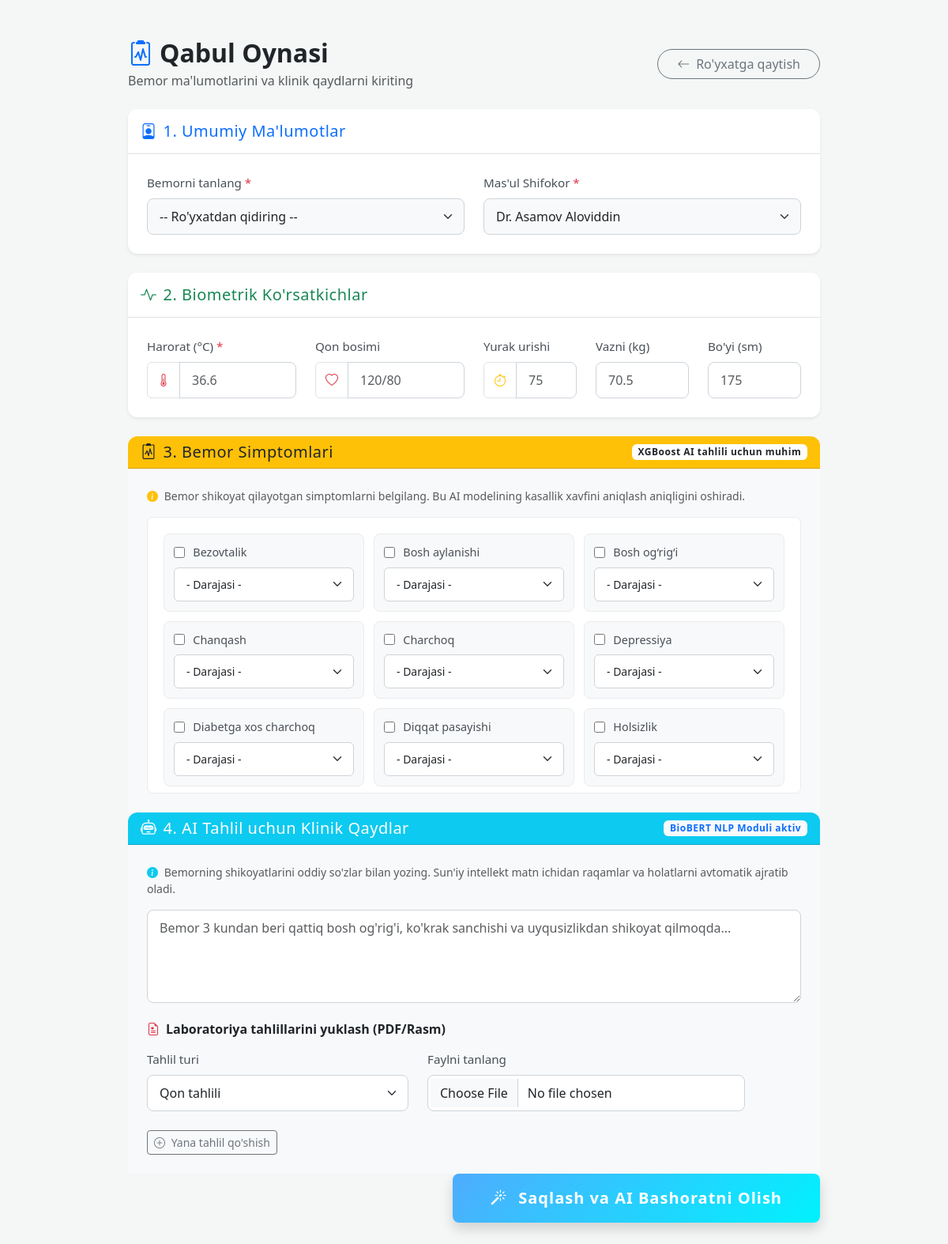
The app's page /api/v1/ehr/web/visits/new/ (signed in) with its own data.
### patients/models.py (models this page shows, shortened)
class Symptom(models.Model):
    name_uz = models.CharField(max_length=100, verbose_name="Simptom nomi (O'zbekcha)")
    code_name = models.CharField(max_length=50, unique=True, verbose_name="Tibbiy kodi (AI uchun)")
    weight_htn = models.DecimalField(max_digits=3, decimal_places=2, default=0.00, verbose_name="HTN (Gipertoniya) vazni")
    weight_dm = models.DecimalField(max_digits=3, decimal_places=2, default=0.00, verbose_name="DM (Diabet) vazni")

### patients/views.py (the view, shortened to what this page needs)
# urls.py: path('web/visits/new/', visit_create_view, name='visit_create'),
@login_required
def visit_create_view(request):
    role = get_user_role(request.user)
    if role not in ['Super Admin', 'Shifokor', 'Hamshira']:
        return HttpResponseForbidden("Sizda yangi tashrif yaratish huquqi yo'q!")
    patients = Patient.objects.all().order_by('last_name')
    symptoms = Symptom.objects.all().order_by('name_uz')
    doctors = User.objects.filter(groups__name='Shifokor')
    return render(request, 'patients/visit_create.html', {
        'patients': patients,
        'symptoms': symptoms,
        'severities': PATIENT_SYMPTOM_IMPACT_CHOICES,
        'doctors': doctors,
        'user_role': role
    })

### patients/views.py (called while the page is built)
def get_user_role(user):
    if user.is_superuser:
        return 'Super Admin'
    if user.groups.exists():
        return user.groups.first().name
    return 'Bemor'

### patients/templates/patients/visit_create.html (shortened to what this page needs)
<!DOCTYPE html>
<html lang="uz">
<head>
    <link href="https://cdn.jsdelivr.net/npm/bootstrap@5.3.0/dist/css/bootstrap.min.css" rel="stylesheet">
    <link rel="stylesheet" href="https://cdn.jsdelivr.net/npm/bootstrap-icons@1.10.5/font/bootstrap-icons.css">
</head>
<body>
<div class="container mt-5 mb-5" style="max-width: 900px;">
    <div class="d-flex justify-content-between align-items-center mb-4">
        <div>
            <h2 class="text-dark fw-bold mb-0"><i class="bi bi-clipboard2-pulse text-primary me-2"></i>Qabul Oynasi</h2>
            <p class="text-muted mt-1 mb-0">Bemor ma'lumotlarini va klinik qaydlarni kiriting</p>
        </div>
        <a href="{% url 'patient_list' %}" class="btn btn-outline-secondary px-4 rounded-pill"><i class="bi bi-arrow-left me-2"></i>Ro'yxatga qaytish</a>
    </div>
    <form method="POST" enctype="multipart/form-data">
        <div class="card shadow-sm mb-4">
            <div class="card-header bg-white border-bottom py-3">
                <h5 class="mb-0 text-primary"><i class="bi bi-person-badge me-2"></i>1. Umumiy Ma'lumotlar</h5>
            </div>
            <div class="card-body p-4">
                <div class="row g-4">
                    <div class="col-md-6">
                        <label class="form-label">Bemorni tanlang <span class="text-danger">*</span></label>
                        <select name="patient" class="form-select bg-light" required>
                            <option value="">-- Ro'yxatdan qidiring --</option>
                        </select>
                    </div>
                    <div class="col-md-6">
                        <label class="form-label">Mas'ul Shifokor <span class="text-danger">*</span></label>
                        <select name="assigned_doctor" class="form-select bg-light" required>
                            {% for doc in doctors %}
                                <option value="{{ doc.id }}" {% if request.user.id == doc.id %}selected{% endif %}>
                                    Dr. {{ doc.last_name }} {{ doc.first_name }}
                                </option>
                            {% endfor %}
                        </select>
                    </div>
                </div>
            </div>
        </div>
        <div class="card shadow-sm mb-4">
            <div class="card-header bg-white border-bottom py-3">
                <h5 class="mb-0 text-success"><i class="bi bi-activity me-2"></i>2. Biometrik Ko'rsatkichlar</h5>
            </div>
            <div class="card-body p-4">
                <div class="row g-4">
                    <div class="col-md-3 col-6">
                        <label class="form-label">Harorat (°C) <span class="text-danger">*</span></label>
                        <div class="input-group">
                            <span class="input-group-text bg-white"><i class="bi bi-thermometer-half text-danger"></i></span>
                            <input type="number" step="0.1" name="temperature" class="form-control" placeholder="36.6" required>
                        </div>
                    </div>
                    <div class="col-md-3 col-6">
                        <label class="form-label">Qon bosimi</label>
                        <div class="input-group">
                            <span class="input-group-text bg-white"><i class="bi bi-heart text-danger"></i></span>
                            <input type="text" name="arterial_pressure" class="form-control" placeholder="120/80">
                        </div>
                    </div>
                    <div class="col-md-2 col-6">
                        <label class="form-label">Yurak urishi</label>
                        <div class="input-group">
                            <span class="input-group-text bg-white"><i class="bi bi-stopwatch text-warning"></i></span>
                            <input type="number" name="heart_rate" class="form-control" placeholder="75">
                        </div>
                    </div>
                    <div class="col-md-2 col-6">
                        <label class="form-label">Vazni (kg)</label>
                        <input type="number" step="0.1" name="weight" class="form-control" placeholder="70.5">
                    </div>
                    <div class="col-md-2 col-6">
                        <label class="form-label">Bo'yi (sm)</label>
                        <input type="number" step="0.1" name="height" class="form-control" placeholder="175">
                    </div>
                </div>
            </div>
        </div>
        <div class="card">
                    <div class="card-header bg-warning text-dark d-flex align-items-center">
                        <h5 class="mb-0"><i class="bi bi-clipboard2-pulse me-2"></i>3. Bemor Simptomlari</h5>
                        <span class="badge bg-white text-dark ms-auto"> XGBoost AI tahlili uchun muhim</span>
                    </div>
                    <div class="card-body p-4 bg-light">
                        <p class="text-muted small mb-3">
                            <i class="bi bi-info-circle-fill text-warning me-1"></i> Bemor shikoyat qilayotgan simptomlarni belgilang. Bu AI modelining kasallik xavfini aniqlash aniqligini oshiradi.
                        </p>
                        <div class="symptoms-grid">
                            {% for symptom in symptoms %}
                                <div class="symptom-item">
                                    <div class="symptom-header">
                                        <input type="checkbox" id="symptom_{{ symptom.id }}" name="symptoms[]" value="{{ symptom.id }}">
                                        <label for="symptom_{{ symptom.id }}">{{ symptom.name_uz }}</label>
                                    </div>
                                    <select name="severities[]" class="form-select form-select-sm mt-2">
                                        <option value="">- Darajasi -</option>
                                    </select>
                                </div>
                            {% endfor %}
                        </div>
                    </div>
                </div>
        <div class="card">
                <div class="card-header bg-info text-white d-flex justify-content-between align-items-center">
                    <h5 class="mb-0"><i class="bi bi-robot me-2"></i>4. AI Tahlil uchun Klinik Qaydlar</h5>
                    <span class="badge bg-light text-primary">BioBERT NLP Moduli aktiv</span>
                </div>
                <div class="card-body p-4 bg-light">
                    <p class="text-muted small mb-3">
                        <i class="bi bi-info-circle-fill text-info me-1"></i> Bemorning shikoyatlarini oddiy so'zlar bilan yozing. Sun'iy intellekt matn ichidan raqamlar va holatlarni avtomatik ajratib oladi.
                    </p>
                    <textarea name="doctor_notes" class="form-control mb-4" rows="4" placeholder="Bemor 3 kundan beri qattiq bosh og'rig'i, ko'krak sanchishi va uyqusizlikdan shikoyat qilmoqda..."></textarea>
                    <h6 class="fw-bold mb-3"><i class="bi bi-file-earmark-medical text-danger me-2"></i>Laboratoriya tahlillarini yuklash (PDF/Rasm)</h6>
                    <div id="lab-uploads-container">
                        <div class="row mb-3 lab-upload-row align-items-end">
                            <div class="col-md-5">
                                <label class="form-label small">Tahlil turi</label>
                                <select name="lab_types[]" class="form-select">
                                    <option value="qon">Qon tahlili</option>
                                </select>
                            </div>
                            <div class="col-md-6">
                                <label class="form-label small">Faylni tanlang</label>
                                <input type="file" name="lab_files[]" class="form-control" accept=".pdf, .jpg, .png, .jpeg">
                            </div>
                        </div>
                    </div>
                    <button type="button" class="btn btn-outline-secondary btn-sm mt-2" onclick="addLabRow()">
                        <i class="bi bi-plus-circle me-1"></i> Yana tahlil qo'shish
                    </button>
                </div>
            </div>
        <div class="text-end">
            <button type="submit" class="btn btn-gradient btn-lg px-5 py-3 shadow">
                <i class="bi bi-magic me-2"></i> Saqlash va AI Bashoratni Olish
            </button>
        </div>
    </form>
</div>
</body>
</html>

### patients/templates/patients/visit_create.html (style rules this page uses)
body { background-color: #f4f7f6; font-family: 'Segoe UI', Tahoma, Geneva, Verdana, sans-serif; }
.card { border: none; border-radius: 12px; transition: all 0.3s ease; }
.card-header { border-radius: 12px 12px 0 0 !important; font-weight: 600; letter-spacing: 0.5px; }
.form-label { font-weight: 500; color: #495057; font-size: 0.95rem; }
.form-control, .form-select { border-radius: 8px; border: 1px solid #ced4da; padding: 10px 15px; }
.btn-gradient { background: linear-gradient(135deg, #4facfe 0%, #00f2fe 100%); color: white; border: none; border-radius: 8px; font-weight: 600; letter-spacing: 1px; }
.symptoms-grid { display: grid; grid-template-columns: repeat(auto-fill, minmax(220px, 1fr)); gap: 12px; background-color: #ffffff; padding: 20px; border-radius: 8px; border: 1px solid #e9ecef; max-height: 350px; overflow-y: auto; }
.symptom-item { display: flex; align-items: center; background: #f8f9fa; padding: 8px 12px; border-radius: 6px; border: 1px solid #f1f3f5; transition: background 0.2s; }
.symptom-item input[type="checkbox"] { width: 18px; height: 18px; margin-right: 10px; cursor: pointer; }
.symptom-item label { cursor: pointer; user-select: none; margin-bottom: 0; color: #495057; width: 100%; font-size: 0.9rem; }
.symptom-item { display: flex; flex-direction: column; align-items: flex-start; background: #f8f9fa; padding: 12px; border-radius: 8px; border: 1px solid #e9ecef; }
.symptom-header { display: flex; align-items: center; width: 100%; }
.symptom-header input[type="checkbox"] { margin-right: 10px; width: 16px; height: 16px; cursor: pointer; }
.symptom-header label { margin-bottom: 0; cursor: pointer; font-weight: 500; color: #495057; }
.symptom-item select { width: 100%; border-radius: 6px; }

### records on screen
Symptom: name_uz "Bezovtalik"
Symptom: name_uz "Bosh aylanishi"
Symptom: name_uz "Bosh og‘rig‘i"
Symptom: name_uz "Chanqash"
Symptom: name_uz "Charchoq"
Symptom: name_uz "Depressiya"
Symptom: name_uz "Diabetga xos charchoq"
Symptom: name_uz "Diqqat pasayishi"
Symptom: name_uz "Holsizlik"
